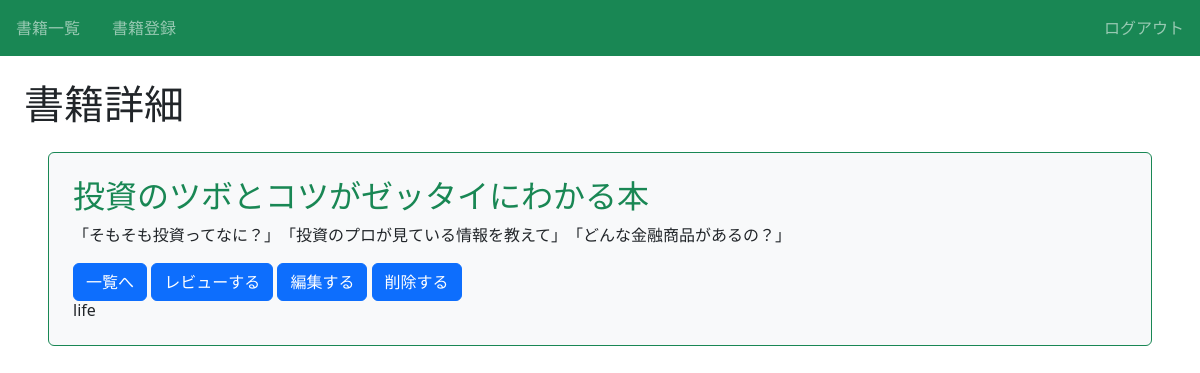
The page /book/8/detail/ (signed in) on the database its author committed.
### book/models.py (models this page shows, shortened)
class Book(models.Model):
    title = models.CharField(max_length=100)
    text = models.TextField()
    thumbnail = models.ImageField(null=True, blank=True)
    category = models.CharField(max_length=100, choices=CATEGORY)
    user = models.ForeignKey("auth.User", on_delete=models.CASCADE)

### book/views.py (the view)
# urls.py: path("book/<int:pk>/detail/", views.DetailBookView.as_view(), name="detail-book"),
class DetailBookView(LoginRequiredMixin, DetailView):
    template_name = "book/book_detail.html"
    model = Book

### book/templates/book/book_detail.html (shortened to what this page needs)
{% extends 'base.html' %}
{% block h1 %}書籍詳細{% endblock %}
{% block content %}
   <div class="p-4 m-4 bg-light border border-success rounded">
    <h2 class="text-success">{{ object.title }}</h2>
    <p>{{ object.text }}</p>
    <a href="{% url 'list-book' %}" class="btn btn-primary">一覧へ</a>
    <a href="{% url 'review' object.pk %}" class="btn btn-primary">レビューする</a>
    <a href="{% url 'update-book' object.pk %}" class="btn btn-primary">編集する</a>
    <a href="{% url 'delete-book' object.pk %}" class="btn btn-primary">削除する</a>
    <h6 class="card-title">{{object.category}}</h6>
   </div>
{% endblock content %}

### book/static/book/css/style.css (style rules this page uses)
a { text-decoration: none; }

### rows shown on the page
Book: title "投資のツボとコツがゼッタイにわかる本", text "「そもそも投資ってなに？」 「投資のプロが見ている情報を教えて」 「どんな金融商品があるの？」", category "life"
